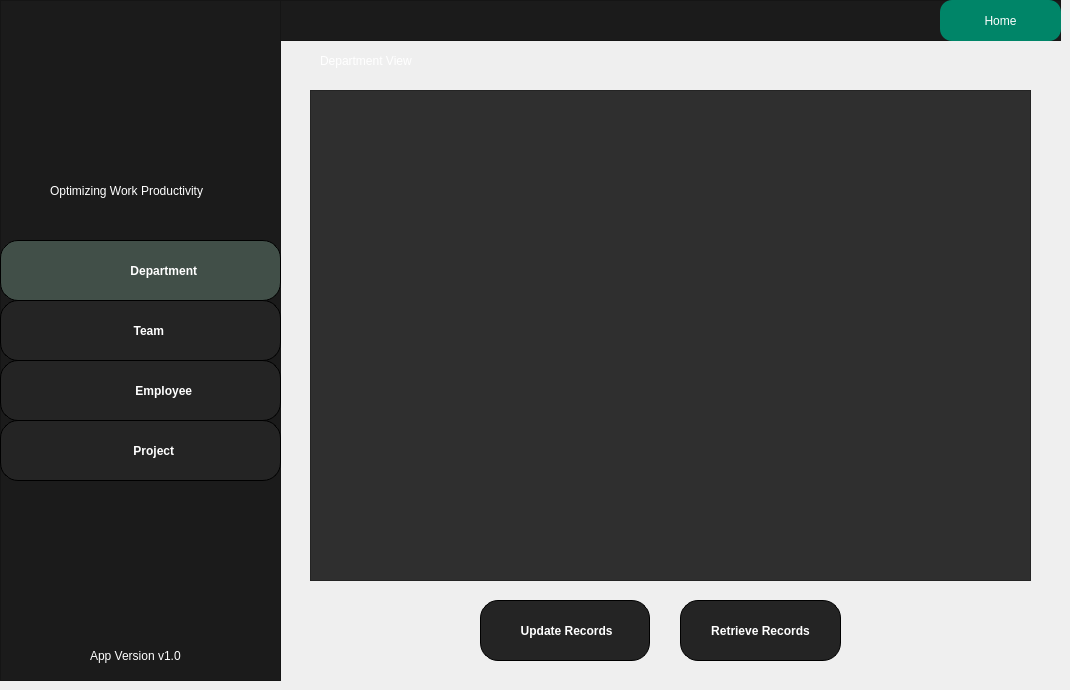
    <widget class="QWidget" name="DepartmentView">
     <widget class="QLabel" name="label_128">
      <property name="geometry">
       <rect>
        <x>320</x>
        <y>50</y>
        <width>171</width>
        <height>21</height>
       </rect>
      </property>
      <property name="styleSheet">
       <string notr="true">color:white;</string>
      </property>
      <property name="text">
       <string>Department View</string>
      </property>
     </widget>
     <widget class="QFrame" name="frame_49">
      <property name="geometry">
       <rect>
        <x>0</x>
        <y>0</y>
        <width>281</width>
        <height>681</height>
       </rect>
      </property>
      <property name="styleSheet">
       <string notr="true">background-color:rgba(27,27,27,255);</string>
      </property>
      <property name="frameShape">
       <enum>QFrame::StyledPanel</enum>
      </property>
      <property name="frameShadow">
       <enum>QFrame::Raised</enum>
      </property>
      <widget class="QLabel" name="label_42">
       <property name="geometry">
        <rect>
         <x>10</x>
         <y>10</y>
         <width>261</width>
         <height>151</height>
        </rect>
       </property>
       <property name="text">
        <string/>
       </property>
       <property name="pixmap">
        <pixmap resource="../resource.qrc">:/pics/picture/people.png</pixmap>
       </property>
       <property name="scaledContents">
        <bool>true</bool>
       </property>
      </widget>
      <widget class="QLabel" name="label_108">
       <property name="geometry">
        <rect>
         <x>50</x>
         <y>180</y>
         <width>201</width>
         <height>21</height>
        </rect>
       </property>
       <property name="styleSheet">
        <string notr="true">color: rgb(255, 255, 255);
font: italic 9pt &quot;Segoe UI&quot;;</string>
       </property>
       <property name="text">
        <string>Optimizing Work Productivity</string>
       </property>
      </widget>
      <widget class="QLabel" name="label_120">
       <property name="geometry">
        <rect>
         <x>90</x>
         <y>640</y>
         <width>121</width>
         <height>31</height>
        </rect>
       </property>
       <property name="styleSheet">
        <string notr="true">color:white;</string>
       </property>
       <property name="text">
        <string>App Version v1.0</string>
       </property>
      </widget>
      <widget class="QPushButton" name="pushButton_33">
       <property name="geometry">
        <rect>
         <x>0</x>
         <y>420</y>
         <width>281</width>
         <height>61</height>
        </rect>
       </property>
       <property name="styleSheet">
        <string notr="true">
QPushButton {
    /* Light Blue */

	background-color: rgb(36, 36, 36);
  /* Light gray text color */
color: rgb(255, 255, 255);
font: 11pt &quot;Arial&quot;;
    border-radius: 18px;
border:1px solid black;
    padding: 5px;
    
    font-weight: bold;
}

QPushButton:hover {
	background-color: rgb(63, 63, 63);
	
}

QPushButton:pressed {
   
	background-color: rgb(65, 79, 72);
}</string>
       </property>
       <property name="text">
        <string>        Project</string>
       </property>
      </widget>
      <widget class="QPushButton" name="pushButton_37">
       <property name="geometry">
        <rect>
         <x>0</x>
         <y>360</y>
         <width>281</width>
         <height>61</height>
        </rect>
       </property>
       <property name="styleSheet">
        <string notr="true">
QPushButton {
    /* Light Blue */

	background-color: rgb(36, 36, 36);
  /* Light gray text color */
color: rgb(255, 255, 255);
font: 11pt &quot;Arial&quot;;
    border-radius: 18px;
border:1px solid black;
    padding: 5px;
    
    font-weight: bold;
}

QPushButton:hover {
	background-color: rgb(63, 63, 63);
	
}

QPushButton:pressed {
   
	background-color: rgb(65, 79, 72);
}</string>
       </property>
       <property name="text">
        <string>              Employee</string>
       </property>
      </widget>
      <widget class="QPushButton" name="pushButton_40">
       <property name="geometry">
        <rect>
         <x>0</x>
         <y>300</y>
         <width>281</width>
         <height>61</height>
        </rect>
       </property>
       <property name="styleSheet">
        <string notr="true">
QPushButton {
    /* Light Blue */

	background-color: rgb(36, 36, 36);
  /* Light gray text color */
color: rgb(255, 255, 255);
font: 11pt &quot;Arial&quot;;
    border-radius: 18px;
border:1px solid black;
    padding: 5px;
    
    font-weight: bold;
}

QPushButton:hover {
	background-color: rgb(63, 63, 63);
	
}

QPushButton:pressed {
   
	background-color: rgb(65, 79, 72);
}</string>
       </property>
       <property name="text">
        <string>     Team</string>
       </property>
      </widget>
      <widget class="QPushButton" name="pushButton_49">
       <property name="geometry">
        <rect>
         <x>0</x>
         <y>240</y>
         <width>281</width>
         <height>61</height>
        </rect>
       </property>
       <property name="styleSheet">
        <string notr="true">
QPushButton {
    /* Light Blue */

	background-color: rgb(65, 79, 72);
  /* Light gray text color */
color: rgb(255, 255, 255);
font: 11pt &quot;Arial&quot;;
    border-radius: 18px;
border:1px solid black;
    padding: 5px;
    
    font-weight: bold;
}
</string>
       </property>
       <property name="text">
        <string>              Department</string>
       </property>
      </widget>
     </widget>
     <widget class="QFrame" name="frame_50">
      <property name="geometry">
       <rect>
        <x>280</x>
        <y>0</y>
        <width>781</width>
        <height>41</height>
       </rect>
      </property>
      <property name="styleSheet">
       <string notr="true">background-color:rgba(27,27,27,255);</string>
      </property>
      <property name="frameShape">
       <enum>QFrame::StyledPanel</enum>
      </property>
      <property name="frameShadow">
       <enum>QFrame::Raised</enum>
      </property>
      <widget class="QPushButton" name="pushButton_47">
       <property name="geometry">
        <rect>
         <x>660</x>
         <y>0</y>
         <width>121</width>
         <height>41</height>
        </rect>
       </property>
       <property name="styleSheet">
        <string notr="true">border-radius:12px;
background-color:rgba(0,133,104,255);
color:white;</string>
       </property>
       <property name="text">
        <string>Home</string>
       </property>
      </widget>
     </widget>
     <widget class="QPushButton" name="pushButton_15">
      <property name="geometry">
       <rect>
        <x>480</x>
        <y>600</y>
        <width>170</width>
        <height>61</height>
       </rect>
      </property>
      <property name="styleSheet">
       <string notr="true">
QPushButton {
    /* Light Blue */

	background-color: rgb(36, 36, 36);
  /* Light gray text color */
color: rgb(255, 255, 255);
font: 11pt &quot;Arial&quot;;
    border-radius: 18px;
border:1px solid black;
    padding: 5px;
    
    font-weight: bold;
}

QPushButton:hover {
	background-color: rgb(63, 63, 63);
	
}

QPushButton:pressed {
   
	background-color: rgb(65, 79, 72);
}</string>
      </property>
      <property name="text">
       <string> Update Records</string>
      </property>
     </widget>
     <widget class="QPushButton" name="pushButton_12">
      <property name="geometry">
       <rect>
        <x>680</x>
        <y>600</y>
        <width>161</width>
        <height>61</height>
       </rect>
      </property>
      <property name="styleSheet">
       <string notr="true">
QPushButton {
    /* Light Blue */

	background-color: rgb(36, 36, 36);
  /* Light gray text color */
color: rgb(255, 255, 255);
font: 11pt &quot;Arial&quot;;
    border-radius: 18px;
border:1px solid black;
    padding: 5px;
    
    font-weight: bold;
}

QPushButton:hover {
	background-color: rgb(63, 63, 63);
	
}

QPushButton:pressed {
   
	background-color: rgb(65, 79, 72);
}</string>
      </property>
      <property name="text">
       <string>Retrieve Records</string>
      </property>
     </widget>
     <widget class="QTableView" name="departmentViewTable">
      <property name="geometry">
       <rect>
        <x>310</x>
        <y>90</y>
        <width>721</width>
        <height>491</height>
       </rect>
      </property>
      <property name="styleSheet">
       <string notr="true">QTableView {
    font: 11pt &quot;Arial&quot;;
    background-color: #2f2f2f; /* dark gray */
    alternate-row-color: #3f3f3f; /* slightly lighter dark gray */
}

QTableView::item {
    color: white; /* white text */
    background-color: #2f2f2f; /* dark gray */
    selection-color: white; /* white text on selection */
    selection-background-color: #4f4f4f; /* slightly lighter dark gray on selection */
}

/* Common section styling */
QHeaderView::section {
    font: bold 11pt &quot;Arial&quot;; /* Ensure consistent font settings */
    border: 1px solid #1b1b1b; /* Optional: to define the border */
}

/* Horizontal header styling */
QHeaderView::section:horizontal {
    color: white; /* white text */
    background-color: #1b1b1b; /* black background */
}

/* Vertical header styling */
QHeaderView::section:vertical {
    color: white; /* white text */
    background-color: #3b3b3b; /* different color for vertical header */
}

/* Corner button styling */
QTableCornerButton::section {
    color: white; /* white text */
    background-color: #1b1b1b; /* black background */
}
</string>
      </property>
     </widget>
    </widget>
